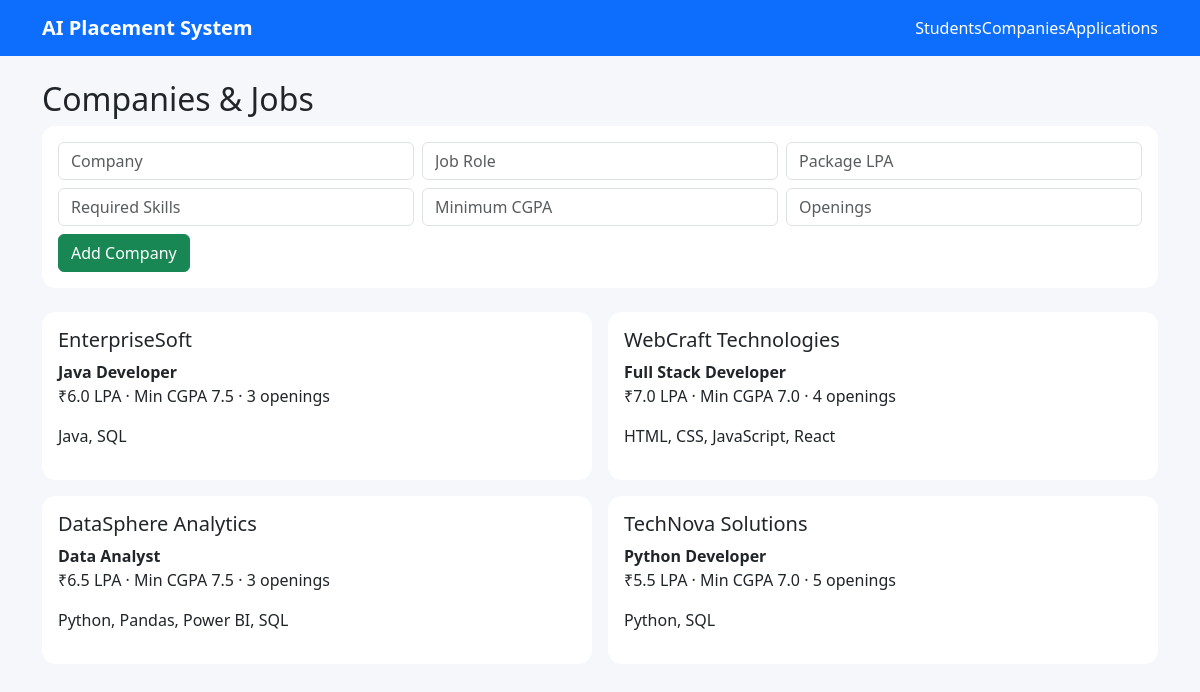
/companies, run on the app's committed database.
### tables this page shows
CREATE TABLE companies(id INTEGER PRIMARY KEY AUTOINCREMENT,name TEXT NOT NULL,role TEXT NOT NULL,package_lpa REAL,required_skills TEXT,min_cgpa REAL,openings INTEGER,created_at TEXT DEFAULT CURRENT_TIMESTAMP);

### app.py (the view)
@app.route('/companies')
def companies(): c=db(); r=c.execute('SELECT * FROM companies ORDER BY id DESC').fetchall(); c.close(); return render_template('companies.html',companies=r)

### app.py (called while the page is built)
def db():
 c=sqlite3.connect(DB_PATH); c.row_factory=sqlite3.Row; return c

### templates/companies.html
{% extends 'base.html' %}{% block content %}<h2>Companies & Jobs</h2><div class="card p-3 mb-4"><form method="post" action="/companies/add" class="row g-2">{% for n,p in [('name','Company'),('role','Job Role'),('package_lpa','Package LPA'),('required_skills','Required Skills'),('min_cgpa','Minimum CGPA'),('openings','Openings')] %}<div class="col-md-4"><input class="form-control" name="{{n}}" placeholder="{{p}}" required></div>{% endfor %}<div><button class="btn btn-success">Add Company</button></div></form></div><div class="row g-3">{% for c in companies %}<div class="col-md-6"><div class="card p-3 h-100"><h5>{{c.name}}</h5><b>{{c.role}}</b><p>₹{{c.package_lpa}} LPA · Min CGPA {{c.min_cgpa}} · {{c.openings}} openings</p><p>{{c.required_skills}}</p></div></div>{% endfor %}</div>{% endblock %}

### static/style.css (style rules this page uses)
body { background:#f5f7fb }
.card { border:0;border-radius:14px }

### data on the page
companies: name "EnterpriseSoft", role "Java Developer", package_lpa "6.0", min_cgpa "7.5", openings "3", required_skills "Java, SQL"
companies: name "WebCraft Technologies", role "Full Stack Developer", package_lpa "7.0", min_cgpa "7.0", openings "4", required_skills "HTML, CSS, JavaScript, React"
companies: name "DataSphere Analytics", role "Data Analyst", package_lpa "6.5", min_cgpa "7.5", openings "3", required_skills "Python, Pandas, Power BI, SQL"
companies: name "TechNova Solutions", role "Python Developer", package_lpa "5.5", min_cgpa "7.0", openings "5", required_skills "Python, SQL"
